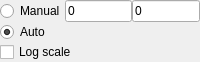
<?xml version="1.0" encoding="UTF-8"?>
<ui version="4.0">
 <class>Form</class>
 <widget class="QWidget" name="Form">
  <property name="geometry">
   <rect>
    <x>0</x>
    <y>0</y>
    <width>200</width>
    <height>62</height>
   </rect>
  </property>
  <property name="maximumSize">
   <size>
    <width>200</width>
    <height>16777215</height>
   </size>
  </property>
  <property name="windowTitle">
   <string>Form</string>
  </property>
  <layout class="QGridLayout" name="gridLayout">
   <property name="leftMargin">
    <number>0</number>
   </property>
   <property name="topMargin">
    <number>0</number>
   </property>
   <property name="rightMargin">
    <number>0</number>
   </property>
   <property name="bottomMargin">
    <number>0</number>
   </property>
   <property name="spacing">
    <number>0</number>
   </property>
   <item row="1" column="0" colspan="2">
    <widget class="QRadioButton" name="manualRadio">
     <property name="toolTip">
      <string>&lt;html&gt;&lt;head/&gt;&lt;body&gt;&lt;p&gt;Set the range for this axis manually. This disables automatic scaling. &lt;/p&gt;&lt;/body&gt;&lt;/html&gt;</string>
     </property>
     <property name="text">
      <string>Manual</string>
     </property>
    </widget>
   </item>
   <item row="3" column="0" colspan="4">
    <widget class="QCheckBox" name="logCheck">
     <property name="toolTip">
      <string>&lt;html&gt;&lt;head/&gt;&lt;body&gt;&lt;p&gt;Use log scale&lt;/p&gt;&lt;/body&gt;&lt;/html&gt;</string>
     </property>
     <property name="text">
      <string>Log scale</string>
     </property>
    </widget>
   </item>
   <item row="2" column="0" colspan="2">
    <widget class="QRadioButton" name="autoRadio">
     <property name="toolTip">
      <string>&lt;html&gt;&lt;head/&gt;&lt;body&gt;&lt;p&gt;Automatically resize this axis whenever the displayed data is changed.&lt;/p&gt;&lt;/body&gt;&lt;/html&gt;</string>
     </property>
     <property name="text">
      <string>Auto</string>
     </property>
     <property name="checked">
      <bool>true</bool>
     </property>
    </widget>
   </item>
   <item row="1" column="2">
    <widget class="QLineEdit" name="minText">
     <property name="toolTip">
      <string>&lt;html&gt;&lt;head/&gt;&lt;body&gt;&lt;p&gt;Minimum value to display for this axis.&lt;/p&gt;&lt;/body&gt;&lt;/html&gt;</string>
     </property>
     <property name="text">
      <string>0</string>
     </property>
    </widget>
   </item>
   <item row="1" column="3">
    <widget class="QLineEdit" name="maxText">
     <property name="toolTip">
      <string>&lt;html&gt;&lt;head/&gt;&lt;body&gt;&lt;p&gt;Maximum value to display for this axis.&lt;/p&gt;&lt;/body&gt;&lt;/html&gt;</string>
     </property>
     <property name="text">
      <string>0</string>
     </property>
    </widget>
   </item>
  </layout>
 </widget>
 <resources/>
 <connections/>
</ui>
